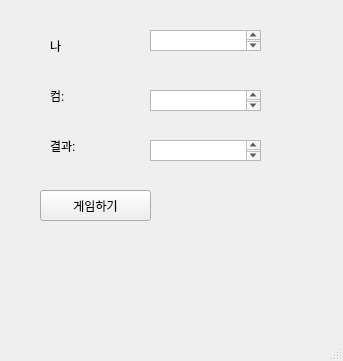
<?xml version="1.0" encoding="UTF-8"?>
<ui version="4.0">
 <class>MainWindow</class>
 <widget class="QMainWindow" name="MainWindow">
  <property name="geometry">
   <rect>
    <x>0</x>
    <y>0</y>
    <width>343</width>
    <height>361</height>
   </rect>
  </property>
  <property name="windowTitle">
   <string>MainWindow</string>
  </property>
  <widget class="QWidget" name="centralwidget">
   <widget class="QPushButton" name="pb">
    <property name="geometry">
     <rect>
      <x>40</x>
      <y>190</y>
      <width>111</width>
      <height>31</height>
     </rect>
    </property>
    <property name="text">
     <string>게임하기</string>
    </property>
   </widget>
   <widget class="QLabel" name="lb01">
    <property name="geometry">
     <rect>
      <x>50</x>
      <y>40</y>
      <width>56</width>
      <height>12</height>
     </rect>
    </property>
    <property name="text">
     <string>나</string>
    </property>
   </widget>
   <widget class="QLabel" name="lb02">
    <property name="geometry">
     <rect>
      <x>50</x>
      <y>90</y>
      <width>56</width>
      <height>12</height>
     </rect>
    </property>
    <property name="text">
     <string>컴:</string>
    </property>
   </widget>
   <widget class="QLabel" name="lb03">
    <property name="geometry">
     <rect>
      <x>50</x>
      <y>140</y>
      <width>56</width>
      <height>12</height>
     </rect>
    </property>
    <property name="text">
     <string>결과:</string>
    </property>
   </widget>
   <widget class="QPlainTextEdit" name="pte_mine">
    <property name="geometry">
     <rect>
      <x>150</x>
      <y>30</y>
      <width>111</width>
      <height>21</height>
     </rect>
    </property>
   </widget>
   <widget class="QPlainTextEdit" name="pte_com">
    <property name="geometry">
     <rect>
      <x>150</x>
      <y>90</y>
      <width>111</width>
      <height>21</height>
     </rect>
    </property>
   </widget>
   <widget class="QPlainTextEdit" name="pte_result">
    <property name="geometry">
     <rect>
      <x>150</x>
      <y>140</y>
      <width>111</width>
      <height>21</height>
     </rect>
    </property>
   </widget>
  </widget>
  <widget class="QMenuBar" name="menubar">
   <property name="geometry">
    <rect>
     <x>0</x>
     <y>0</y>
     <width>343</width>
     <height>21</height>
    </rect>
   </property>
  </widget>
  <widget class="QStatusBar" name="statusbar"/>
 </widget>
 <resources/>
 <connections/>
</ui>
